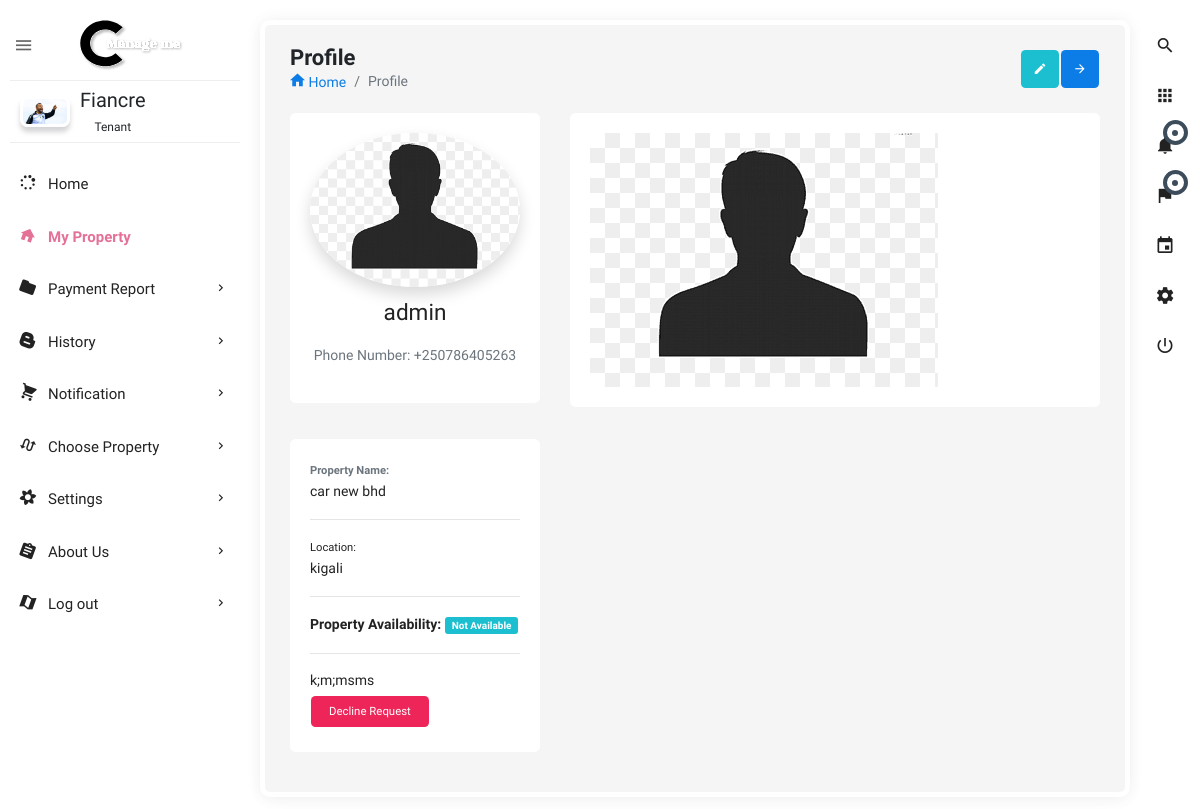
The app's page /view_request_tenant_detail/62/ (signed in) with its own data.
### users/models.py (models this page shows, shortened)
class User(AbstractBaseUser):
    user_type = [
        ('lessor', 'lessor'),
        ('tenant', 'tenant'),
    ]
    name = models.CharField(max_length=255, null=False)
    phone_number = PhoneNumberField(unique=True)
    user_image = models.ImageField(upload_to='images/', default='profile.png')
    user_login = models.CharField(max_length=7, choices=user_type, default='lessor', blank=False, null=False)
    is_active = models.BooleanField(default=True)
    staff = models.BooleanField(default=False)
    admin = models.BooleanField(default=False)
    USERNAME_FIELD = 'phone_number'
    REQUIRED_FIELDS = ['name', 'user_login']
    objects = UserManager()
    def __str__(self):
        return self.name
    objects = UserManager()

class Request_Property(models.Model):
    status = [
        ('initial', 'initial'),
        ('request', 'request'),
        ('approved', 'approved'),
        ('denied', 'denied'),
        ('canceled', 'canceled')]
    user_request = models.ForeignKey(user, on_delete=models.CASCADE, related_name='requesting_users', null=False)
    property_requested = models.ForeignKey(Property_registration, on_delete=models.CASCADE, related_name='property_req',
                                           null=False)
    owner_name = models.ForeignKey(user, on_delete=models.CASCADE, related_name='owner_name_property', null=False)
    status_view = models.CharField(max_length=50, choices=status, default='initial')
    time_done = models.DateTimeField(default=now)
    class Meta:
        verbose_name_plural = "Request_Property"
        ordering = ['-id']

class Property_registration(models.Model):
    property_type_p = [
        ('house', 'house'),
        ('car', 'car'),
        ('land', 'land'),
        ('other', 'other')
    ]
    location_name = [
        ('kigali', 'kigali'),
        ('south', 'south'),
        ('east', 'east'),
        ('west', 'west')
    ]
    property_name = models.CharField(max_length=100)
    location = models.CharField(max_length=200, choices=location_name, default='kigali')
    property_type = models.CharField(max_length=200, choices=property_type_p)
    amount_per_month = models.IntegerField(default=10000)
    detail = models.TextField(max_length=250, default='')
    property_image = models.ImageField(blank=True, null=True, upload_to='images')
    available = models.BooleanField(default=True)
    owner_name = models.ForeignKey(user, on_delete=models.CASCADE, related_name='owner', null=False)
    time_added = models.DateTimeField(auto_now_add=True)
    class Meta:
        verbose_name_plural = "Property_registration"
        ordering = ['-id']

### users/views.py (the view)
# urls.py: path('view_request_tenant_detail/<int:id>/', views.view_request_tenant_detail, name='view_request_tenant_detail'),
def view_request_tenant_detail(request, id):
    user = request.user
    request_tenant_detail = Request_Property.objects.filter(pk=id)
    Property_detail = Property_registration.objects.filter(pk=id)
    user_who_requested = Request_Property.objects.filter(user_request=user).filter(
        property_requested=Property_detail)  ## error
    context = {
        'notification': request_tenant_detail,
        'user_who_requested': user_who_requested,
    }
    return render(request, 'html/view_request_tenant_detail.html', context)

### users/templates/html/view_request_tenant_detail.html (shortened to what this page needs)
{% extends 'dashboard-tenant/dashboard.html' %}
{% load static %}
{% block content %}
<section class="content">
    <div class="body_scroll">
        <div class="block-header">
            <div class="row">
                <div class="col-lg-7 col-md-6 col-sm-12">
                    <h2>Profile</h2>
                    <ul class="breadcrumb">
                        <li class="breadcrumb-item"><a href="index.html"><i class="zmdi zmdi-home"></i> Home</a></li>
                        <li class="breadcrumb-item active">Profile</li>
                    </ul>
                </div>
                <div class="col-lg-5 col-md-6 col-sm-12">
                    <button class="btn btn-primary btn-icon float-right right_icon_toggle_btn" type="button"><i class="zmdi zmdi-arrow-right"></i></button>
                    <a href="profile-edit.html" class="btn btn-info btn-icon float-right"><i class="zmdi zmdi-edit"></i></a>
                </div>
            </div>
        </div>
        <div class="container-fluid">
            <div class="row clearfix">
                {% for notification in notification %}
                <div class="col-lg-4 col-md-12">
                    <div class="card mcard_3">
                        <div class="body">
                            <a href="profile.html"><img src="{{ notification.property_requested.owner_name.user_image.url }}" class="rounded-circle shadow " alt="profile-image"></a>
                            <h4 class="m-t-10">{{ notification.property_requested.owner_name }}</h4>
                            <div class="row">
                                <div class="col-12">
                                    <p class="text-muted">Phone Number: {{ notification.property_requested.owner_name.phone_number }}</p>
                                </div>
                            </div>
                        </div>
                    </div>
                    <div class="card">
                        <div class="body">
                            <small class="text-muted"><strong><b>Property Name: </b></strong></small>
                            <p>{{notification.property_requested.property_name}}</p>
                            <hr>
                            <small ><b></b>Location: </small></small>
                            <p>{{notification.property_requested.location}}</p>
                            <hr>
                            {% if notification.property_requested.available %}
                                    <p>Property Availability: <span class="badge badge-success">Available</span></p>
                            {% else %}
                                    <p><strong>Property Availability: </strong> <span class="badge badge-info">Not Available</span></p>
                            {% endif %}
                            <hr>
                            <span>{{notification.property_requested.detail}}</span><br>
                             <a href=""><button class="btn btn-danger waves-effect" type="button">Decline Request</button></a>
                        </div>
                    </div>
                </div>
                <div class="col-lg-8 col-md-12">
                    <div class="card">
                        <div class="body">
                            <div id="calendar">
                                <a href="blog-details.html"><img src="{{ notification.property_requested.property_image.url }}" alt="blog image" ></a>
                            </div>
                        </div>
                    </div>
                </div>
                {% endfor %}
            </div>
        </div>
    </div>
</section>
{% endblock %}

### templates/dashboard-tenant/dashboard.html (shortened to what this page needs)
<!doctype html>
{% load static %}
<html class="no-js " lang="en">
<head>
<link rel="stylesheet" href="{% static 'dash/assets/plugins/bootstrap/css/bootstrap.min.css' %}">
<link  rel="stylesheet" href="{% static 'dash/assets/css/style.min.css' %}">
</head>
<body class="theme-blush">
<div class="navbar-right">
    <ul class="navbar-nav">
        <li><a href="{% url 'search_property_tenant' %}" class="main_search" title="Search..."><i class="zmdi zmdi-search"></i></a></li>
        <li class="dropdown">
            <a href="javascript:void(0);" class="dropdown-toggle" title="App" data-toggle="dropdown" role="button"><i class="zmdi zmdi-apps"></i></a>
        </li>
        <li class="dropdown">
            <a href="javascript:void(0);" class="dropdown-toggle" title="Notifications" data-toggle="dropdown" role="button"><i class="zmdi zmdi-notifications"></i>
                <div class="notify"><span class="heartbit"></span><span class="point"></span></div>
            </a>
        </li>
        <li class="dropdown">
            <a href="javascript:void(0);" class="dropdown-toggle" data-toggle="dropdown" role="button"><i class="zmdi zmdi-flag"></i>
            <div class="notify"><span class="heartbit"></span><span class="point"></span></div>
            </a>
        </li>
        <li><a href="javascript:void(0);" class="app_calendar" title="Calendar"><i class="zmdi zmdi-calendar"></i></a></li>
        <li><a href="javascript:void(0);" class="js-right-sidebar" title="Setting"><i class="zmdi zmdi-settings zmdi-hc-spin"></i></a></li>
        <li><a href="{% url 'logout' %}" class="mega-menu" title="Sign Out"><i class="zmdi zmdi-power"></i></a></li>
    </ul>
</div>
<aside id="leftsidebar" class="sidebar">
    <div class="navbar-brand">
        <button class="btn-menu ls-toggle-btn" type="button"><i class="zmdi zmdi-menu"></i></button>
        <a href=""><img src="{% static 'dash/assets/images/managemelogo.svg' %}" width="200" alt="Aero"></a>
    </div>
    <div class="menu">
        <ul class="list">
            <li>
                <div class="user-info">
                    <a class="image" href="{% url 'profile_tenant' %}"><img src="{{ user.user_image.url }}" alt="User"></a>
                    <div class="detail">
                        <h4>{{user}}</h4>
                        <small>Tenant</small>
                    </div>
                </div>
            </li>
            <li  class=""><a href="{% url 'home_tenant' %}"><i class="zmdi zmdi-hc-fw"></i><span>Home</span></a></li>
            <li  class="active open"><a href="{% url 'tenant' %}"><i class="zmdi zmdi-home"></i><span>My Property</span></a></li>
            <li> <a href="javascript:void(0);" class="menu-toggle"><i class="zmdi zmdi-folder"></i><span>Payment Report</span></a>
            </li>
            <li> <a href="javascript:void(0);" class="menu-toggle"><i class="zmdi zmdi-blogger"></i><span>History</span></a>
            </li>
            <li><a href="javascript:void(0);" class="menu-toggle"><i class="zmdi zmdi-shopping-cart"></i><span>Notification</span></a>
            </li>
            <li><a href="{% url 'search_property_tenant' %}" class="menu-toggle"><i class="zmdi zmdi-swap-alt"></i><span>Choose Property</span></a>
            </li>
            <li><a href="javascript:void(0);" class="menu-toggle"><i class="zmdi zmdi-flower"></i><span>Settings</span></a>
            </li>
            <li><a href="javascript:void(0);" class="menu-toggle"><i class="zmdi zmdi-assignment"></i><span>About Us</span></a>
            </li>
            <li class="open_top"><a href="{% url 'logout' %}" class="menu-toggle"><i class="zmdi zmdi-map"></i><span>Log out</span></a>
            </li>
        </ul>
    </div>
</aside>
{% block content %}
{% endblock %}
</body>
</html>

### records on screen
User: user_image (picture), name "Fiancre"
Request_Property: property_requested.owner_name.user_image (placeholder picture), property_requested.owner_name "admin", property_requested.owner_name.phone_number "+250786405263", property_requested.property_name "car new bhd", property_requested.location "kigali", shows "Property Availability:", property_requested.detail "k;m;msms", property_requested.property_image (placeholder picture)
